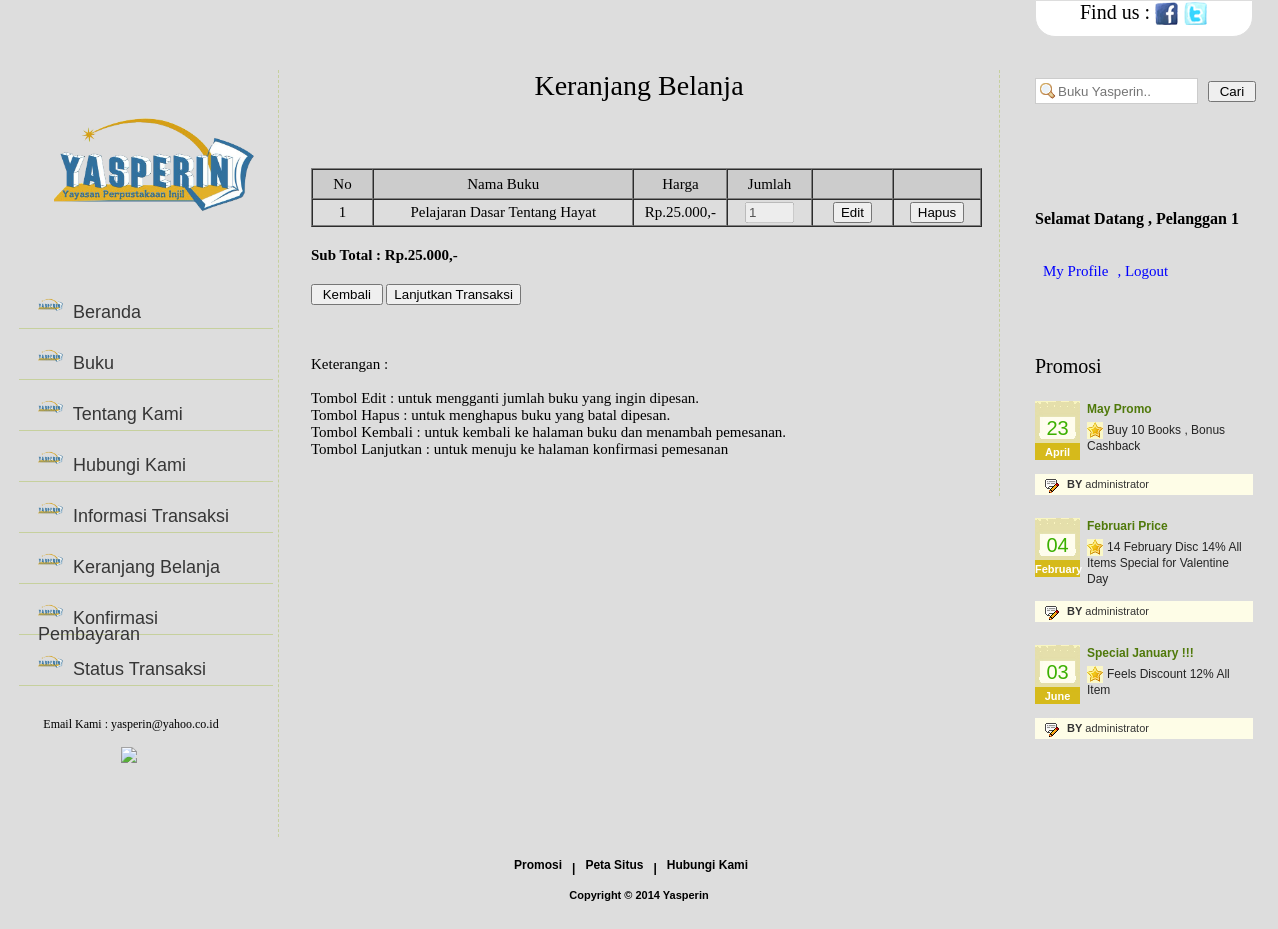
Screenshot of /keranjang_belanja.php (signed in) with the database file from the repository.
### tables this page shows
CREATE TABLE IF NOT EXISTS `detailpemesanan` (
  `IdDetailPemesanan` int(11) NOT NULL AUTO_INCREMENT,
  `IdPemesanan` varchar(6) NOT NULL,
  `IdBuku` varchar(6) NOT NULL,
  `Harga` int(11) NOT NULL,
  `Jumlah` int(11) NOT NULL,
  `Diskon` int(11) NOT NULL,
  PRIMARY KEY (`IdDetailPemesanan`)
);

CREATE TABLE IF NOT EXISTS `buku` (
  `IdBuku` varchar(6) NOT NULL,
  `Sampul` varchar(100) NOT NULL,
  `Judul` varchar(50) NOT NULL,
  `Penulis` varchar(25) NOT NULL,
  `Kategori` varchar(20) NOT NULL,
  `Sinopsis` text NOT NULL,
  `Harga` int(11) NOT NULL,
  PRIMARY KEY (`IdBuku`)
);

CREATE TABLE IF NOT EXISTS `promo` (
  `IDPromosi` int(11) NOT NULL AUTO_INCREMENT,
  `JudulPromo` varchar(100) NOT NULL,
  `IsiPromo` text NOT NULL,
  `TglPromo` date NOT NULL,
  `IdPengurus` varchar(15) NOT NULL,
  PRIMARY KEY (`IDPromosi`)
);

### controller/conf.php (called while the page is built, shortened)
<?php
function rp($angka){
	$angka = number_format($angka);
	$angka = str_replace(',', '.', $angka);
	$angka ="$angka";
	return "Rp.".$angka.",-";
}
?>

### keranjang_belanja.php (the view, shortened to what this page needs)
<?php
require("header.php");
?>
	<div id="contentWrap">
 		<div id="contentPanel">
		<?php require("leftPanel.php"); ?>
<div id="middlePanel">
   				<div class="top">
    				<h2 align="center">Keranjang Belanja</h2>
   				</div>
                <div class="bottom">
<br/><br/>
<table width="671" border="1" cellspacing="0" cellpadding="2" align="center">
    <tr>
      <td width="82" height="24" align="center" bgcolor="#CCCCCC">No</td>
      <td width="400" align="center" bgcolor="#CCCCCC">Nama Buku</td>
      <td width="100" align="center" bgcolor="#CCCCCC">Harga</td>
      <td width="100" align="center" bgcolor="#CCCCCC">Jumlah</td>
      <td width="102" align="center" bgcolor="#CCCCCC"></td>
      <td width="102" align="center" bgcolor="#CCCCCC"></td>
    </tr>
    <?php
	$rs = mysql_query("select * from pemesanan where IdPelanggan='".$IdUser."' and Status='Cart'");
	$total = 0;
	$headerpemesanan = mysql_fetch_array($rs);
	if($headerpemesanan)
	{
	$rs2 = mysql_query("select * from detailpemesanan where IdPemesanan='".$headerpemesanan[0]."'");
	$i = 0;
	while($row = mysql_fetch_array($rs2))
	{
	$i++;
	$total += $row["Harga"]*$row["Jumlah"];
	?>
    <form method="post" name="form<?php echo $i; ?>" id="form<?php echo $i; ?>" action="controller/doEditKeranjang.php" >
    <tr>
    	<td align="center"><?php echo $i; ?></td>
    	<td align="center"><?php
		$namabuku = mysql_fetch_array(mysql_query("select judul from buku where IdBuku='".$row['IdBuku']."'"));
		echo $namabuku[0];
		?></td>
        <td align="center"><?php echo rp($row["Harga"]); ?></td>
        <td align="center"><input type="text" name="Jumlah" id="Jumlah" value="<?php echo $row["Jumlah"]; ?>" size="3" disabled="true"/></td>
        <td align="center"><input type="button" value="Edit" name="btn1" id="btnUpd" onClick="update('form'+<?php echo $i; ?>)"/>
		<input type="hidden" value="Batal" name="btn2" id="btnCancel" onClick="update2('form'+<?php echo $i; ?>)"/></td>
        <td align="center"><input type="submit" value="Hapus" name="btn" id="btnDel"/></td>
    </tr>
    </form>
    <?php
	}
	?>
	    </table>
	<h4>Sub Total : <?php echo rp($total) ?></h4>
	<a href="buku.php" style="text-decoration:none"><input type="button" value=" Kembali "/></a><a style="text-decoration:none" href="konfirmasipemesanan.php?idpemesanan=<?php echo $headerpemesanan[0]; ?>">
	<input type="button" value="Lanjutkan Transaksi" /></a>
	<?php
	}
	?>
	<br/><br/>
    <br/><br/>
	<?php if($headerpemesanan) { ?>
Keterangan :<br/><br/>
Tombol Edit : untuk mengganti jumlah buku yang ingin dipesan.<br/>
Tombol Hapus : untuk menghapus buku yang batal dipesan.<br/>
Tombol Kembali : untuk kembali ke halaman buku dan menambah pemesanan.<br/>
Tombol Lanjutkan : untuk menuju ke halaman konfirmasi pemesanan<br/>
<?php }  ?>
				</div>
  	</div>
	<?php
			require("rightPanel.php");
		?>
 		</div>
	</div>
	<?php
		require("footer.php");
	?>
</body>
</html>

### rightPanel.php (shortened to what this page needs)
<div id="rigtPanel">
			<div id="header-search" >
			<form method="post" action="cari_buku.php">
			<input type="text" name="txtsearch" class="search" placeholder="Buku Yasperin.." id="search" />
			<input type="submit" value=" Cari "  />
			</form>
			</div>
			   <div class="contacts">
			   	<br/><br/>
				<?php
					if($nama == NULL || $nama == "")
					{
				?>
   				<h2>Login</h2>
				<form method="POST" action="controller/doLoginUser.php">
   				<input class="inp" name="txtusername" type="text" value="-- Email --" onfocus="if(this.value=='-- Email --')this.value=''" onblur="if(this.value=='')this.value='-- Email --'"/>
   				<input class="inp" name="txtpassword" type="password" value="-- Password --" onfocus="if(this.value=='-- Password --')this.value=''" onblur="if(this.value=='')this.value='-- Password --'"/>
   				<div style="clear:both;"></div>
				<br/>
				<input type="submit" value="Login" style="width:70px;height:25px;margin-right:10px"/>
				<br/>
				<a href="lupasandi.php">Lupa Password ?</a>
				<br/>
				<div class="error">
				 <?php
					$err = $_REQUEST['err'];
					if ($err)
					{
						echo("$err");
					}
				?>
				</div>
				</form>
				<?php
					}
					else
					{
				?>
					<h4>Selamat Datang , <?php echo $nama; ?></h4>
					<table>
					<tr>
					<?php
						if($TipeAkses == "Pelanggan")
						{
					?>
						<td><a href="ubah_profil_pelanggan.php">My Profile</a></td>
					<?php
						}
						else
						{
					?>
						<td><a href="ubah_profil_pengurus.php">My Profile</a></td>
					<?php
						}
					?>
						<td><a href="controller/doLogout.php">, Logout</a> </td>
					</tr>
					</table>
				<?php
					}
				?>
  				</div>
  				<div class="services">
			<br/><br/>
			<br/><br/>
   				<h2>Promosi</h2>
   				<ul>
				<?php
				$rs = mysql_query("select * from promo order by IDPromosi desc");
				while($row = mysql_fetch_array($rs))
				{
				$date = $row["TglPromo"];
				?>
    					<li>
      						<div class="cal"><?php echo date("d", strtotime($date)); ?><span><?php echo date("F", strtotime($date)); ?></span></div>
      						<h2><?php echo $row["JudulPromo"]; ?></h2>
      						<p><?php echo $row["IsiPromo"]; ?></p>
      						<div class="author"><span>BY</span> administrator</div>
    					</li>
				<?php
					}
				?>
   				</ul>
  				</div>
 			</div>

### styles.css (style rules this page uses)
body { margin:0px; padding:0px; background:#DDDDDD;font-family:Verdana; }
#contentWrap { width:100%; margin:0px; padding:0px; float:left; background:#DDDDDD repeat-x }
#contentPanel { width:1240px; margin:0 auto; padding:33px 0 0 0 }
#header-search { bottom: 0; right: 0; width: 252px; height: 34px; padding: 8px 0 25px 0px; }
input.search { background:#FFFFFF url(images/search.png) no-repeat 4px 4px; padding:4px 4px 4px 22px; border:1px solid #CCCCCC; width: 135px; height: 16px; margin-right: 6px; color:#5F5F5F; }
#middlePanel { width:688px; margin:0px; padding:0 0 38px 32px; float:left; border-right:#c6d09d dashed 1px }
#middlePanel .top { width:650px; margin:0px; padding:0 0 0 3px; float:left }
#middlePanel .top h2 { width:650px; margin:0px; padding:0px; float:left; font-family:Verdana; font-size:28px; color:#000000; line-height:32px; font-weight:normal }
#middlePanel .bottom { width:668px; margin:32px 0 0 0; padding:0px; float:left; font-family:Verdana; font-size:15px; }
#rigtPanel { width:218px; margin:0px; padding:0 0 0 35px; float:left }
#rigtPanel .services { width:218px; margin:0px; padding:0px; float:left }
#rigtPanel .services h2 { width:218px; margin:0px; padding:0px; float:left; font-family:Verdana; font-size:20px; color:#000000; line-height:24px; font-weight:normal }
#rigtPanel .services ul { width:218px; margin:23px 0 0 0; padding:0px; float:left; display:block }
#rigtPanel .services ul li { width:218px; margin:0px; padding:0 0 23px 0; float:left; display:block }
#rigtPanel .services ul li .cal { width:45px; height:44px; margin:0px; padding:15px 0 0 0; float:left; font-family:Arial; font-size:20px; color:#3bb000; line-height:24px; text-align:center; background:url(images/calendar.jpg) no-repeat }
#rigtPanel .services ul li .cal span { width:45px; float:left; padding:0px; font-family:Arial; font-size:11px; color:#FFFFFF; text-align:center; font-weight:bold; margin:0px }
#rigtPanel .services ul li h2 { width:164px; margin:0px; padding:0 0 0 7px; float:left; font-family:Arial; font-size:12px; color:#4f790a; line-height:16px; font-weight:bold }
#rigtPanel .services ul li p { width:165px; margin:5px 0 0 0; padding:0 0 0 7px; float:left; font-family:Arial; font-size:12px; color:#252525; line-height:16px; text-indent:20px; background:url(images/star.jpg) no-repeat 7px 0 }
#rigtPanel .services ul li .author { width:186px; height:21px; margin:14px 0 0 0; padding:0 0 0 32px; float:left; font-family:Arial; font-size:11px; color:#343434; line-height:20px; background:#fefde7 url(images/author.jpg) no-repeat 10px 0 }
#rigtPanel .services ul li .author span { font-weight:bold }
#rigtPanel .contacts { width:220px; margin:16px 0 0 0; padding:0px; float:left ;font-family:Verdana; }
#rigtPanel .contacts a { height:16px; margin:10px 0 0 0; margin-left:5px; padding:0px; float:left; color:blue; font-family:Verdana; font-size:15px; text-decoration:none; }

### rows the page displays
detailpemesanan: IdBuku.Judul "Pelajaran Dasar Tentang Hayat", Harga "Rp.25.000,-", Jumlah "1"
promo: TglPromo "23", TglPromo "April", JudulPromo "May Promo", IsiPromo "Buy 10 Books , Bonus Cashback"
promo: TglPromo "04", TglPromo "February", JudulPromo "Februari Price", IsiPromo "14 February Disc 14% All Items Special for Valentine Day"
promo: TglPromo "03", TglPromo "June", JudulPromo "Special January !!!", IsiPromo "Feels Discount 12% All Item"

### other values shown
rp($total) "Rp.25.000,-"
$nama "Pelanggan 1"
